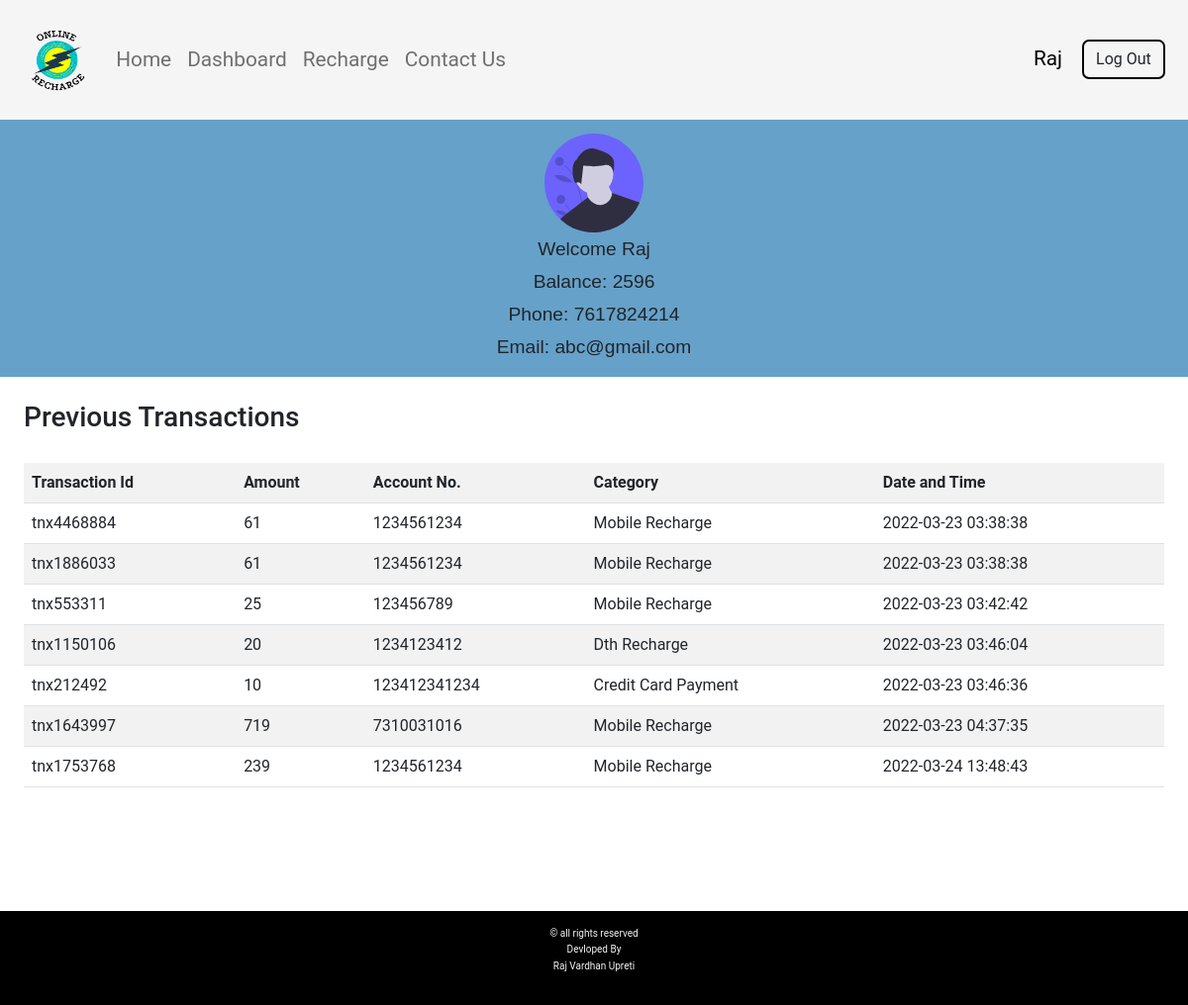
The page /dashboard.php (signed in) on the database its author committed.
### tables this page shows
CREATE TABLE `members` (
  `sno` int(10) NOT NULL,
  `name` varchar(24) NOT NULL,
  `password` text NOT NULL,
  `phone` bigint(10) NOT NULL,
  `email` varchar(34) NOT NULL,
  `balance` int(4) NOT NULL,
  `dt` datetime NOT NULL DEFAULT current_timestamp()
);

CREATE TABLE `transaction` (
  `tn` int(11) NOT NULL,
  `userno` bigint(11) DEFAULT NULL,
  `tm` int(11) NOT NULL,
  `tdesc` varchar(30) DEFAULT NULL,
  `dt` datetime DEFAULT NULL,
  `sno` int(11) DEFAULT NULL
);

### dashboard.php (the view, shortened to what this page needs)
<?php
include("conn.php");
?>
<!DOCTYPE html>
<html lang="en">
<head>
    <link rel="stylesheet" href="css/dashboard.css">
</head>
<body>
    <header>
        <?php
        include('header.php');
        ?>
    </header>
    <div class="dashboard">
        <div class="user">
            <img src="images/male_avatar.svg" alt="user avatar" style="height: 100px; width: 100px">
            <?php echo  "<h3 class='user-data'>" . " Welcome "  . ucwords($_SESSION['username']) . "</h3>"  ?>
            <?php
            $phn = $_SESSION['phone'];
            $sql = "select sno, balance from `members` where phone = '$phn'";
            $result = $conn->query($sql);
            $row = $result->fetch_assoc();
            $sno = $row['sno'];
            echo "<h3 class='user-data'>" . "Balance: " . $row['balance'] . "</h3>" ?>
            <?php echo  "<h3 class='user-data'>" . "Phone: " . $_SESSION['phone'] . "</h3>"  ?>
            <?php echo "<h3 class='user-data'>" . "Email: " . $_SESSION['email'] . "</h3>" ?>
        </div>
        <div class="transactions">
            <h3>Previous Transactions</h3>
            <table class="table table-striped table-hover" id="tab" style="margin-top: 30px;">
                <tr>
                    <th>Transaction Id</th>
                    <th> Amount</th>
                    <th> Account No.</th>
                    <th> Category</th>
                    <th> Date and Time</th>
                </tr>
                <?php
                $sql = "select * from transaction where sno = '$sno'";
                $resultset = $conn->query($sql);
                while ($row = mysqli_fetch_assoc($resultset)) {
                    $tnx = $row['tn'] + rand(139678, 4569984);
                    echo "
                <tr>
                <td>" . "tnx" . $tnx . "</td>
                <td>" . $row['tm'] . "</td>
                <td>" . $row['userno'] . "</td>
                <td>" . $row['tdesc'] . "</td>
                <td>" . $row['dt'] . "</td>
                 </tr>
                ";
                }
                ?>
            </table>
        </div>
    </div>
    <footer>
        <?php
        include('footer.php');
        ?>
    </footer>
</body>
</html>

### header.php (shortened to what this page needs)
<link rel="stylesheet" href="bootstrap/bootstrap/css/bootstrap.min.css">
<body>
  <div class="header">
    <nav class="navbar navbar-expand-lg navbar-light text-primary" style="background: transparent">
      <div class="container-fluid">
        <a class="navbar-brand" href="index.php"><img src="images/ors-logo1.png" alt="logo" height="70px" width="70px" /></a>
        <div class="collapse navbar-collapse" id="navbarSupportedContent">
          <ul class="navbar-nav me-auto mb-2 mb-lg-0">
            <li class="nav-item">
              <a class="nav-link Link" aria-current="page" href="index.php">Home</a>
            </li>
            <li class="nav-item">
              <a class="nav-link Link" href="dashboard.php">Dashboard</a>
            </li>
            <li class="nav-item">
              <a class="nav-link Link" href="recharge.php">Recharge</a>
            </li>
            <li class="nav-item">
              <a class="nav-link Link" href="contact.php">Contact Us</a>
            </li>
          </ul>
          <?php
          if (isset($_SESSION['username'])) {
            $username = $_SESSION['username'];
            echo
            "<p class='username'>" .
              ucwords($username) .
              "</p>" .
              "<a href='distroy.php'>
            <button class='btn mybtn'>Log Out</button></a>
            ";
          }
          ?>
        </div>
      </div>
    </nav>
  </div>
</body>

### footer.php (shortened to what this page needs)
<div class="footer">
  <p>&copy all rights reserved</p>
  <p>Devloped By</p>
  <p>Raj Vardhan Upreti</p>
</div>

### css/dashboard.css (style rules this page uses)
* { margin: 0; padding: 0; box-sizing: border-box; font-family: roboto, "Noto Sans Myanmar UI", arial, sans-serif; }
.dashboard { height: 100vh; }
.user { display: flex; flex-direction: column; justify-content: center; align-items: center; background: #66a1c9; padding: 14px; }
.user-data { font-family: "Lucida Sans", "Lucida Sans Regular", "Lucida Grande", "Lucida Sans Unicode", Geneva, Verdana, sans-serif; font-size: 1.2rem; margin: auto; padding: 5px; }
.transactions { padding: 24px; overflow-x: scroll; height: 60vh; }

### header.php (style rules this page uses)
.header { padding: 0.7rem; font-size: 1.3rem; background: whitesmoke; }
.mybtn { border: 2px solid black; margin-left: 10px; border-radius: 7px; }
.username { display: inline; padding: 10px; margin-top: 15px; color: black; }

### footer.php (style rules this page uses)
.footer { text-align: center; background: black; color: whitesmoke; padding: 23px; font-size: 10px; line-height: 0.5px; }

### rows shown on the page
members: balance "2596"
transaction: tm "61", userno "1234561234", tdesc "Mobile Recharge", dt "2022-03-23 03:38:38"
transaction: tm "61", userno "1234561234", tdesc "Mobile Recharge", dt "2022-03-23 03:38:38"
transaction: tm "25", userno "123456789", tdesc "Mobile Recharge", dt "2022-03-23 03:42:42"
transaction: tm "20", userno "1234123412", tdesc "Dth Recharge", dt "2022-03-23 03:46:04"
transaction: tm "10", userno "123412341234", tdesc "Credit Card Payment", dt "2022-03-23 03:46:36"
transaction: tm "719", userno "7310031016", tdesc "Mobile Recharge", dt "2022-03-23 04:37:35"
transaction: tm "239", userno "1234561234", tdesc "Mobile Recharge", dt "2022-03-24 13:48:43"

### other values the page prints
$username "Raj"
$_SESSION['username'] "Raj"
$_SESSION['phone'] "7617824214"
$_SESSION['email'] "abc@gmail.com"
